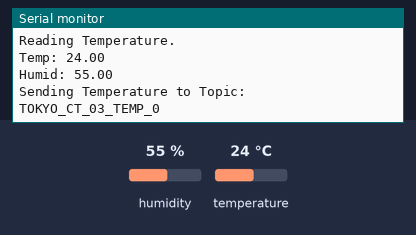
A sketch run on a simulated ESP32-S3. Shown: the last lines printed to the serial monitor. Inputs (shaded band) come from the test bench; at power-on: humidity 55 %, temperature 24 °C. WiFi joins after 1.5 s; servers stay silent unless stated; the local clock reads 2024-03-15 10:24:30 at power-on unless the sketch sets it; no MQTT or app messages arrive unless stated.

Above: at 3.2 s.
3.3 s: humidity set to 22 %
At 6.8 s:
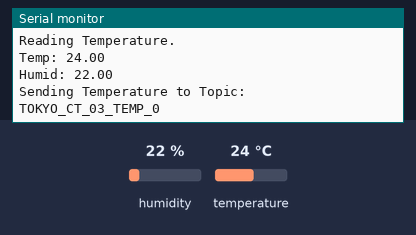
8.1 s: temperature set to 12 °C
At 11.1 s:
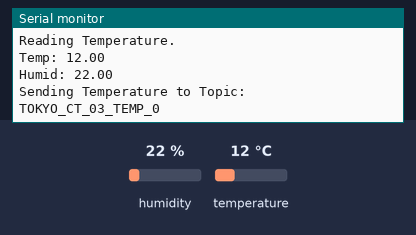
12.9 s: humidity set to 40 %
At 15.3 s:
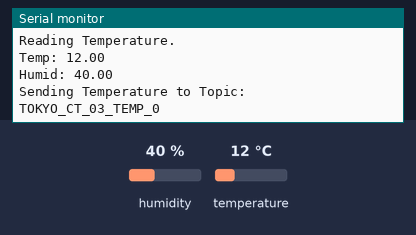
Timing chart, 0 to 16.8 s (numbered marks = the images above; inputs shaded):
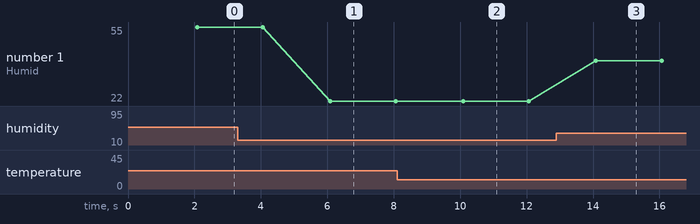

The sketch:

esp.ino
```cpp
#pragma once
#include <DHT.h>
#include <WiFi.h>
#include <time.h>
#include <ArduinoMqttClient.h>


#define SSID "KOKI08-DYNABOOK 1420"
#define WIFI_PASS "653R0o0<"
//↑dummy ssid&pass
#define DHT_INPUT_PIN 33
#define DHT_TYPE DHT11

#define NTP_1 "ntp.nict.jp"
#define NTP_2 "ntp1.noc.titech.ac.jp"
#define NTP_3 "ntp.jst.mfeed.ad.jp"
#define MQTT_PORT 1883
#define MQTT_URL "test.mosquitto.org"
#define TOPIC_NAME "TOKYO_CT_03_TEMP_0"

WiFiClient wifiClient;
MqttClient mqttClient(wifiClient);
DHT dht(DHT_INPUT_PIN, DHT_TYPE);


void setup() {
  Serial.begin(9600);
  dht.begin();

  // https://github.com/developermodoki/meister_2024/blob/main/atoms3_main/atoms3_main.ino#L205C5-L205C8
  /* BEGIN WIFI-CONNECTION */
  Serial.println("Starting Wi-Fi Connection...");
  WiFi.begin(SSID, WIFI_PASS);
  delay(2000);

  if(!WiFi.isConnected()) {
    int i = 0;
    while(WiFi.begin(SSID, WIFI_PASS) != WL_CONNECTED) {
      delay(2000);
      i++;
      if(i > 4) break;
    };
  }

  if(WiFi.isConnected()) {
    Serial.print("Wi-Fi Connected. Local IP is: ");
    Serial.println(WiFi.localIP());
    configTime(60 * 60 * 9, 0, NTP_1, NTP_2, NTP_3);
  }
  else {
    Serial.println("Wifi Connection failed.");
  }

  /* END WIFI-CONNECTION */

  /* BEGIN MQTT-CONNECTION */
  Serial.println("Connecting to MQTT broker...");
  if(!mqttClient.connect(MQTT_URL, MQTT_PORT)) {
    Serial.print("failed to connect MQTT broker, error code: ");
    Serial.println(mqttClient.connectError());

    while(1);
  }
  Serial.println("Connected to MQTT broker\n");
  /* END MQTT-CONNECTION */

}

void loop() {
  mqttClient.poll();
  unsigned long currentTime = millis();
  static unsigned long previousTime = 0;

  if(currentTime - previousTime >= 2000) {
    previousTime = currentTime;
    Serial.println("Reading Temperature.");
    float humid = dht.readHumidity();
    float temp = dht.readTemperature();

    if (isnan(humid) || isnan(temp)) {
      Serial.println("Failed reading");
      return;
    }
    Serial.printf("Temp: %.2f\n", temp);
    Serial.printf("Humid: %.2f\n", humid);

    Serial.print("Sending Temperature to Topic: ");
    Serial.println(TOPIC_NAME);
    Serial.println();

    mqttClient.beginMessage(TOPIC_NAME);
    mqttClient.print(temp);
    mqttClient.endMessage();

  }

}
```

Measured:
- after the input at 3.3 s, the serial monitor: prints a new line after 2.8 s (image 1)
- after the input at 8.1 s, the serial monitor: prints a new line after 2.0 s (image 2)
- after the input at 12.9 s, the serial monitor: prints a new line after 1.2 s (image 3)
- plotted number 1: 55 → 22 after the input at 3.3 s, 22 → 40 after the input at 12.9 s
